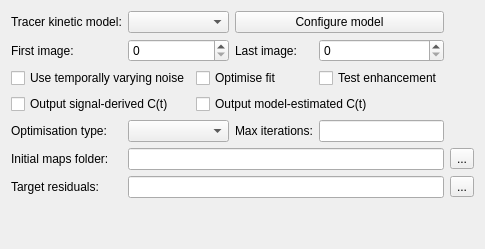
                 <widget class="QWidget" name="modelTab">
                  <attribute name="title">
                   <string>Model fitting</string>
                  </attribute>
                  <layout class="QGridLayout" name="gridLayout">
                   <item row="10" column="1" colspan="2">
                    <widget class="QComboBox" name="optTypeComboBox"/>
                   </item>
                   <item row="6" column="2" colspan="2">
                    <widget class="QCheckBox" name="optimiseFitCheckBox">
                     <property name="text">
                      <string>Optimise fit</string>
                     </property>
                    </widget>
                   </item>
                   <item row="10" column="3">
                    <widget class="QLabel" name="label_45">
                     <property name="text">
                      <string>Max iterations:</string>
                     </property>
                    </widget>
                   </item>
                   <item row="12" column="0">
                    <widget class="QLabel" name="label_36">
                     <property name="text">
                      <string>Target residuals:</string>
                     </property>
                    </widget>
                   </item>
                   <item row="11" column="0">
                    <widget class="QLabel" name="label_26">
                     <property name="text">
                      <string>Initial maps folder:</string>
                     </property>
                    </widget>
                   </item>
                   <item row="11" column="5">
                    <widget class="QToolButton" name="initMapsDirSelect">
                     <property name="sizePolicy">
                      <sizepolicy hsizetype="Fixed" vsizetype="Fixed">
                       <horstretch>0</horstretch>
                       <verstretch>0</verstretch>
                      </sizepolicy>
                     </property>
                     <property name="text">
                      <string>...</string>
                     </property>
                    </widget>
                   </item>
                   <item row="13" column="0">
                    <spacer name="verticalSpacer_6">
                     <property name="orientation">
                      <enum>Qt::Vertical</enum>
                     </property>
                     <property name="sizeHint" stdset="0">
                      <size>
                       <width>20</width>
                       <height>40</height>
                      </size>
                     </property>
                    </spacer>
                   </item>
                   <item row="12" column="1" colspan="4">
                    <widget class="QLineEdit" name="residualsLineEdit">
                     <property name="sizePolicy">
                      <sizepolicy hsizetype="Expanding" vsizetype="Expanding">
                       <horstretch>0</horstretch>
                       <verstretch>0</verstretch>
                      </sizepolicy>
                     </property>
                    </widget>
                   </item>
                   <item row="10" column="0">
                    <widget class="QLabel" name="label_16">
                     <property name="text">
                      <string>Optimisation type:</string>
                     </property>
                    </widget>
                   </item>
                   <item row="7" column="0" colspan="2">
                    <widget class="QCheckBox" name="outputCsCheckBox">
                     <property name="text">
                      <string>Output signal-derived C(t)</string>
                     </property>
                    </widget>
                   </item>
                   <item row="6" column="4">
                    <widget class="QCheckBox" name="testEnhancementCheckBox">
                     <property name="text">
                      <string>Test enhancement</string>
                     </property>
                    </widget>
                   </item>
                   <item row="6" column="0" colspan="2">
                    <widget class="QCheckBox" name="temporalNoiseCheckBox">
                     <property name="text">
                      <string>Use temporally varying noise</string>
                     </property>
                    </widget>
                   </item>
                   <item row="11" column="1" colspan="4">
                    <widget class="QLineEdit" name="initMapsLineEdit">
                     <property name="sizePolicy">
                      <sizepolicy hsizetype="Expanding" vsizetype="Expanding">
                       <horstretch>0</horstretch>
                       <verstretch>0</verstretch>
                      </sizepolicy>
                     </property>
                    </widget>
                   </item>
                   <item row="2" column="0">
                    <widget class="QLabel" name="label_20">
                     <property name="text">
                      <string>First image:</string>
                     </property>
                    </widget>
                   </item>
                   <item row="7" column="2" colspan="3">
                    <widget class="QCheckBox" name="outputCmCheckBox">
                     <property name="text">
                      <string>Output model-estimated C(t)</string>
                     </property>
                    </widget>
                   </item>
                   <item row="12" column="5">
                    <widget class="QToolButton" name="residualsSelect">
                     <property name="sizePolicy">
                      <sizepolicy hsizetype="Ignored" vsizetype="Fixed">
                       <horstretch>0</horstretch>
                       <verstretch>0</verstretch>
                      </sizepolicy>
                     </property>
                     <property name="text">
                      <string>...</string>
                     </property>
                    </widget>
                   </item>
                   <item row="10" column="4">
                    <widget class="QLineEdit" name="maxIterationsLineEdit"/>
                   </item>
                   <item row="0" column="0">
                    <widget class="QLabel" name="label_15">
                     <property name="text">
                      <string>Tracer kinetic model:</string>
                     </property>
                    </widget>
                   </item>
                   <item row="0" column="1" colspan="2">
                    <widget class="QComboBox" name="modelSelectComboBox"/>
                   </item>
                   <item row="0" column="3" colspan="2">
                    <widget class="QPushButton" name="configureModelButton">
                     <property name="text">
                      <string>Configure model</string>
                     </property>
                    </widget>
                   </item>
                   <item row="2" column="4">
                    <widget class="QSpinBox" name="lastImageSpinBox">
                     <property name="maximum">
                      <number>1000</number>
                     </property>
                    </widget>
                   </item>
                   <item row="2" column="3">
                    <widget class="QLabel" name="label_21">
                     <property name="text">
                      <string>Last image:</string>
                     </property>
                    </widget>
                   </item>
                   <item row="2" column="1" colspan="2">
                    <widget class="QSpinBox" name="firstImageSpinBox">
                     <property name="maximum">
                      <number>1000</number>
                     </property>
                    </widget>
                   </item>
                  </layout>
                 </widget>
